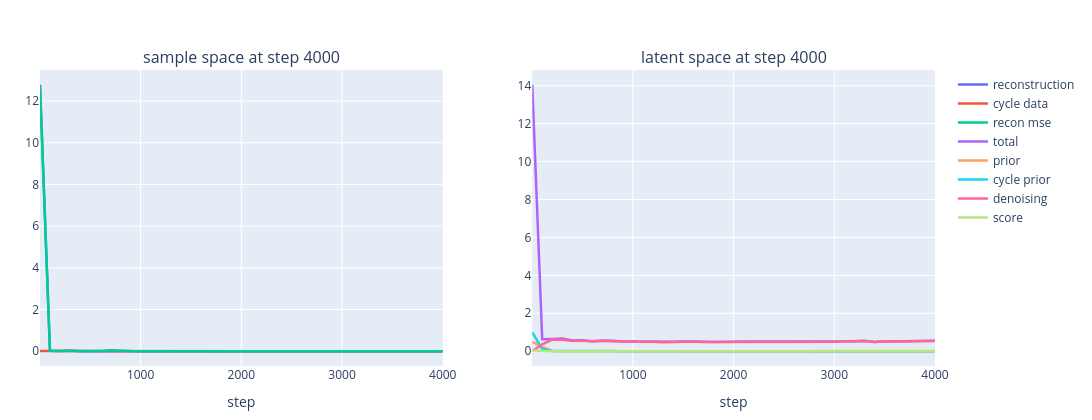
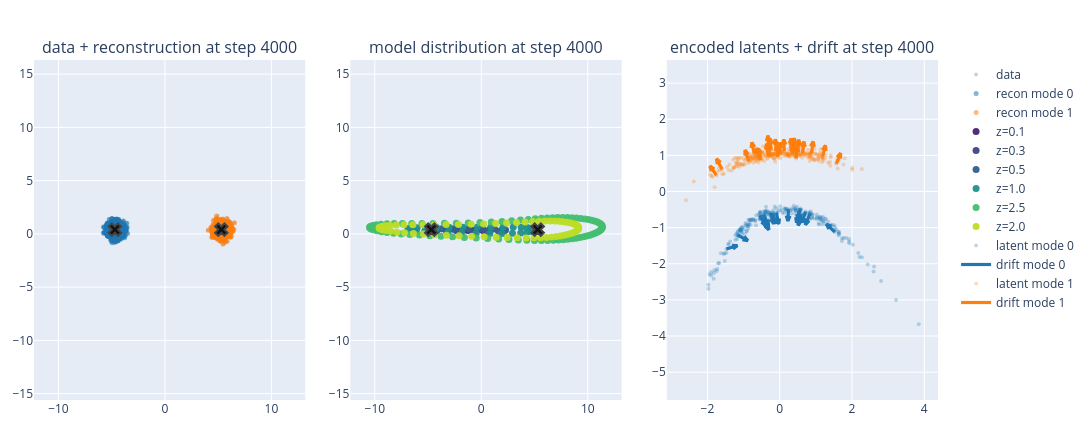
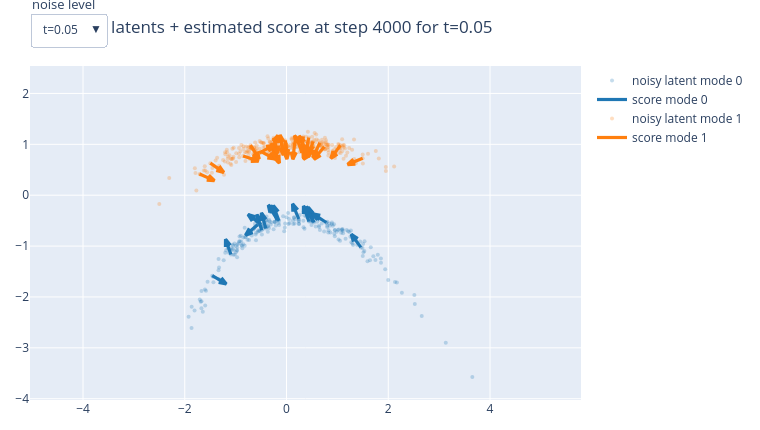
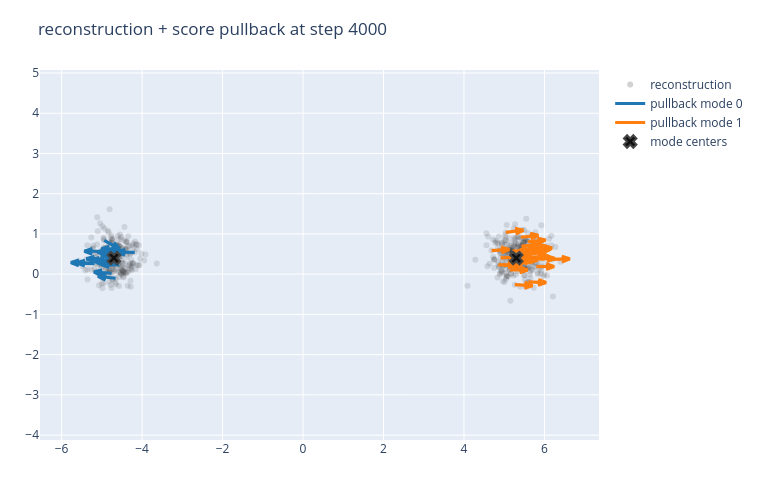

Notebook code cell kept with these figures, in order:
### Code cell
results = train_model(
    config=CONFIG,
    fixed_eval_x=FIXED_EVAL_X,
    fixed_eval_mode_ids=FIXED_EVAL_MODE_IDS,
    fixed_prior_points=FIXED_PRIOR_POINTS,
    fixed_contour_ids=FIXED_CONTOUR_IDS,
    fixed_latent_x=FIXED_LATENT_X,
    fixed_latent_mode_ids=FIXED_LATENT_MODE_IDS,
    mode_centers=MODE_CENTERS,
)
results["metrics"]
